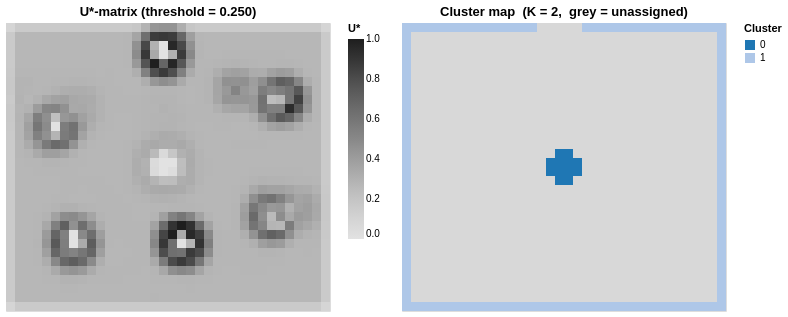

Write notebook code for a chart like this one.
### Markdown cell above
## 5  Cluster map

Two views side by side:
- **Left**: U\*-matrix (greyscale) — topographic landscape
- **Right**: Cluster label grid — each colour is one cluster, grey = unassigned boundary node

### Code cell
ustar_chart = plot_grid_heatmap(
    clf.ustar_, f"U*-matrix (threshold = {clf.threshold_:.3f})",
    scheme="greys", value_name="U*", cell_pixels=9.0,
)
label_chart = plot_cluster_map(
    clf.labels_,
    title=f"Cluster map  (K = {clf.n_clusters_},  grey = unassigned)",
    cell_pixels=9.0,
)

alt.hconcat(ustar_chart, label_chart).resolve_scale(color="independent")

### Figure 1 — Vega-Lite specification as saved in the notebook (floating-point values rounded to 4 significant figures; data arrays with more than 128 entries replaced by an {"elided": "..."} marker saying what was removed)
{"config": {"view": {"continuousWidth": 300, "continuousHeight": 300}}, "hconcat": [{"data": {"name": "data-1fe66b89841459c302e6477aa206f9f7"}, "mark": {"type": "rect"}, "encoding": {"color": {"field": "U*", "legend": {"title": "U*"}, "scale": {"scheme": "greys"}, "type": "quantitative"}, "tooltip": [{"field": "col", "type": "quantitative"}, {"field": "row", "type": "quantitative"}, {"field": "U*", "format": ".4f", "type": "quantitative"}], "x": {"axis": null, "field": "col", "sort": null, "type": "ordinal"}, "y": {"axis": null, "field": "row", "sort": "descending", "type": "ordinal"}}, "height": {"step": 9.0}, "title": "U*-matrix (threshold = 0.250)", "width": {"step": 9.0}}, {"layer": [{"mark": {"type": "rect"}, "encoding": {"color": {"value": "#d8d8d8"}, "x": {"axis": null, "field": "col", "sort": null, "type": "ordinal"}, "y": {"axis": null, "field": "row", "sort": "descending", "type": "ordinal"}}}, {"mark": {"type": "rect"}, "encoding": {"color": {"field": "cluster", "legend": {"title": "Cluster"}, "scale": {"scheme": "category20"}, "type": "nominal"}, "tooltip": [{"field": "col", "type": "quantitative"}, {"field": "row", "type": "quantitative"}, {"field": "cluster", "type": "quantitative"}], "x": {"axis": null, "field": "col", "sort": null, "type": "ordinal"}, "y": {"axis": null, "field": "row", "sort": "descending", "type": "ordinal"}}, "title": "Cluster map  (K = 2,  grey = unassigned)", "transform": [{"filter": "(datum.cluster >= 0)"}]}], "data": {"name": "data-d9dc74840dd2f32f9c14e58682fdf23d"}, "height": {"step": 9.0}, "width": {"step": 9.0}}], "resolve": {"scale": {"color": "independent"}}, "$schema": "https://vega.github.io/schema/vega-lite/v6.4.1.json", "datasets": {"data-1fe66b89841459c302e6477aa206f9f7": {"elided": "1152 records"}, "data-d9dc74840dd2f32f9c14e58682fdf23d": {"elided": "1152 records"}}}
